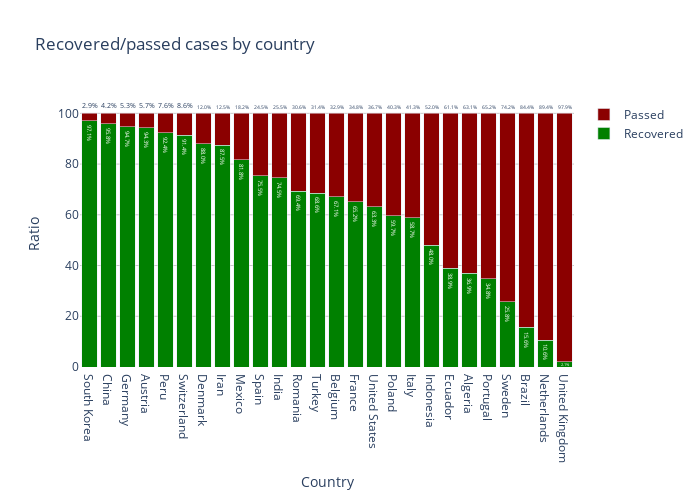

The notebook cell saved with this chart:
### Code cell
case_fatality = deceased[last_date] / (deceased[last_date] + recovered[last_date]) * 100
case_fatality.fillna(0, inplace=True)
case_fatality = case_fatality.loc[case_fatality.values != 0]
case_fatality.sort_values(inplace=True)
countries = case_fatality.index
case_recovery = [100 - fatality for fatality in case_fatality.values]

fig = go.Figure(data=[
    go.Bar(
        name='Recovered', 
        x=countries, 
        y=case_recovery,
        marker_color="rgb(0,128,0)",
        text=[f"{value:.1f}%" for value in case_recovery],
        textposition="inside"
    ),
    go.Bar(
        name='Passed', 
        x=countries, 
        y=case_fatality.values,
        marker_color="rgb(139,0,0)",
        text=[f"{value:.1f}%" for value in case_fatality.values],
        textposition="outside"
    )
])
fig.update_layout(title="Recovered/passed cases by country",
                  barmode="stack",
                  width=700, 
                  height=500, 
                  plot_bgcolor="rgb(255, 255, 255)")
fig.update_xaxes(title_text="Country")
fig.update_yaxes(title_text="Ratio",
                 gridcolor="rgb(200, 200, 200)", 
                 gridwidth=1)
fig.show()

### Figure 1 — Plotly figure (JSON) as saved in the notebook; plotly's stock layout.template omitted (floating-point values rounded to 4 significant figures)
{"data": [{"marker": {"color": "rgb(0,128,0)"}, "name": "Recovered", "text": ["97.1%", "95.8%", "94.7%", "94.3%", "92.4%", "91.4%", "88.0%", "87.5%", "81.8%", "75.5%", "74.5%", "69.4%", "68.6%", "67.1%", "65.2%", "63.3%", "59.7%", "58.7%", "48.0%", "38.9%", "36.9%", "34.8%", "25.8%", "15.6%", "10.6%", "2.1%"], "textposition": "inside", "type": "bar", "x": ["South Korea", "China", "Germany", "Austria", "Peru", "Switzerland", "Denmark", "Iran", "Mexico", "Spain", "India", "Romania", "Turkey", "Belgium", "France", "United States", "Poland", "Italy", "Indonesia", "Ecuador", "Algeria", "Portugal", "Sweden", "Brazil", "Netherlands", "United Kingdom"], "y": [97.13, 95.85, 94.71, 94.33, 92.4, 91.38, 88.02, 87.47, 81.78, 75.47, 74.52, 69.38, 68.57, 67.14, 65.18, 63.27, 59.69, 58.75, 48, 38.89, 36.93, 34.78, 25.75, 15.58, 10.63, 2.145]}, {"marker": {"color": "rgb(139,0,0)"}, "name": "Passed", "text": ["2.9%", "4.2%", "5.3%", "5.7%", "7.6%", "8.6%", "12.0%", "12.5%", "18.2%", "24.5%", "25.5%", "30.6%", "31.4%", "32.9%", "34.8%", "36.7%", "40.3%", "41.3%", "52.0%", "61.1%", "63.1%", "65.2%", "74.2%", "84.4%", "89.4%", "97.9%"], "textposition": "outside", "type": "bar", "x": ["South Korea", "China", "Germany", "Austria", "Peru", "Switzerland", "Denmark", "Iran", "Mexico", "Spain", "India", "Romania", "Turkey", "Belgium", "France", "United States", "Poland", "Italy", "Indonesia", "Ecuador", "Algeria", "Portugal", "Sweden", "Brazil", "Netherlands", "United Kingdom"], "y": [2.867, 4.154, 5.292, 5.666, 7.599, 8.619, 11.98, 12.53, 18.22, 24.53, 25.48, 30.62, 31.43, 32.86, 34.82, 36.73, 40.31, 41.25, 52, 61.11, 63.07, 65.22, 74.25, 84.42, 89.37, 97.86]}], "layout": {"barmode": "stack", "height": 500, "plot_bgcolor": "rgb(255, 255, 255)", "title": {"text": "Recovered/passed cases by country"}, "width": 700, "xaxis": {"title": {"text": "Country"}}, "yaxis": {"gridcolor": "rgb(200, 200, 200)", "gridwidth": 1, "title": {"text": "Ratio"}}}}
